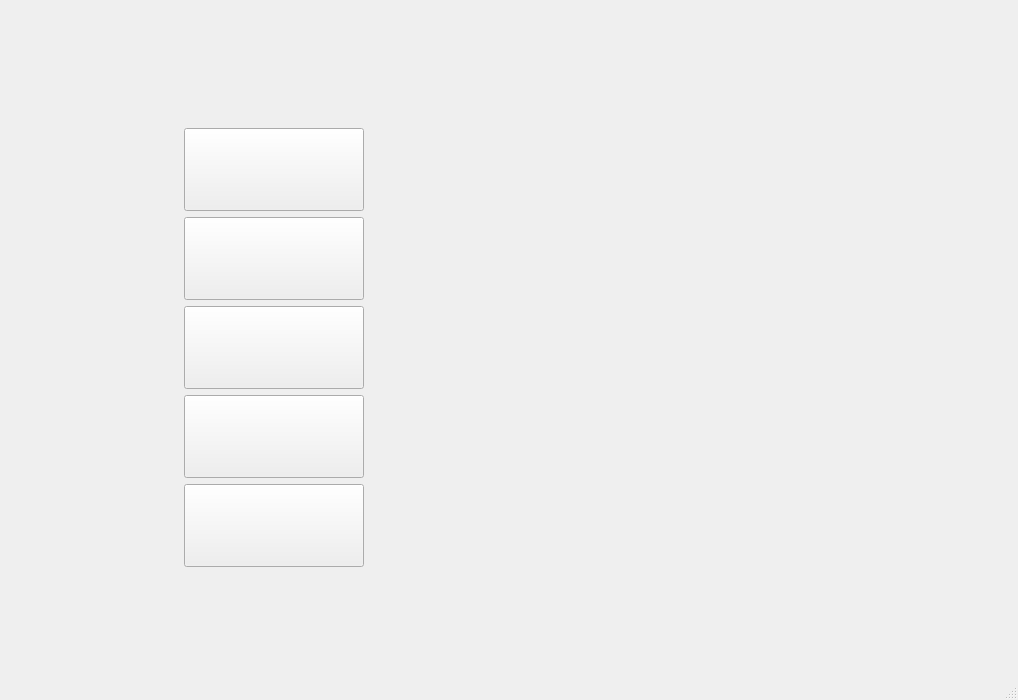
<?xml version="1.0" encoding="UTF-8"?>
<ui version="4.0">
 <class>WarGame</class>
 <widget class="QMainWindow" name="WarGame">
  <property name="geometry">
   <rect>
    <x>0</x>
    <y>0</y>
    <width>1018</width>
    <height>700</height>
   </rect>
  </property>
  <property name="windowTitle">
   <string>WarGame</string>
  </property>
  <widget class="QWidget" name="centralWidget">
   <layout class="QGridLayout" name="gridLayout">
    <item row="1" column="0">
     <spacer name="horizontalSpacer">
      <property name="orientation">
       <enum>Qt::Horizontal</enum>
      </property>
      <property name="sizeHint" stdset="0">
       <size>
        <width>380</width>
        <height>20</height>
       </size>
      </property>
     </spacer>
    </item>
    <item row="1" column="3">
     <spacer name="horizontalSpacer_2">
      <property name="orientation">
       <enum>Qt::Horizontal</enum>
      </property>
      <property name="sizeHint" stdset="0">
       <size>
        <width>850</width>
        <height>100</height>
       </size>
      </property>
     </spacer>
    </item>
    <item row="0" column="1" colspan="2">
     <spacer name="verticalSpacer_4">
      <property name="orientation">
       <enum>Qt::Vertical</enum>
      </property>
      <property name="sizeHint" stdset="0">
       <size>
        <width>20</width>
        <height>180</height>
       </size>
      </property>
     </spacer>
    </item>
    <item row="1" column="1" rowspan="2" colspan="2">
     <layout class="QVBoxLayout" name="verticalLayout">
      <item>
       <widget class="QPushButton" name="startButton">
        <property name="minimumSize">
         <size>
          <width>180</width>
          <height>83</height>
         </size>
        </property>
        <property name="maximumSize">
         <size>
          <width>180</width>
          <height>83</height>
         </size>
        </property>
        <property name="styleSheet">
         <string notr="true">border-image: url(:/image/startPage/res/image/startPage/startButton.png);</string>
        </property>
        <property name="text">
         <string/>
        </property>
       </widget>
      </item>
      <item>
       <spacer name="verticalSpacer">
        <property name="orientation">
         <enum>Qt::Vertical</enum>
        </property>
        <property name="sizeHint" stdset="0">
         <size>
          <width>20</width>
          <height>4</height>
         </size>
        </property>
       </spacer>
      </item>
      <item>
       <widget class="QPushButton" name="levelsButton">
        <property name="minimumSize">
         <size>
          <width>180</width>
          <height>83</height>
         </size>
        </property>
        <property name="maximumSize">
         <size>
          <width>180</width>
          <height>83</height>
         </size>
        </property>
        <property name="styleSheet">
         <string notr="true">border-image: url(:/image/startPage/res/image/startPage/levelsButton.png);</string>
        </property>
        <property name="text">
         <string/>
        </property>
       </widget>
      </item>
      <item>
       <spacer name="verticalSpacer_2">
        <property name="orientation">
         <enum>Qt::Vertical</enum>
        </property>
        <property name="sizeHint" stdset="0">
         <size>
          <width>20</width>
          <height>4</height>
         </size>
        </property>
       </spacer>
      </item>
      <item>
       <widget class="QPushButton" name="settingsButton">
        <property name="minimumSize">
         <size>
          <width>180</width>
          <height>83</height>
         </size>
        </property>
        <property name="maximumSize">
         <size>
          <width>180</width>
          <height>83</height>
         </size>
        </property>
        <property name="styleSheet">
         <string notr="true">border-image: url(:/image/startPage/res/image/startPage/settingsButton.png);</string>
        </property>
        <property name="text">
         <string/>
        </property>
       </widget>
      </item>
      <item>
       <spacer name="verticalSpacer_6">
        <property name="orientation">
         <enum>Qt::Vertical</enum>
        </property>
        <property name="sizeHint" stdset="0">
         <size>
          <width>20</width>
          <height>4</height>
         </size>
        </property>
       </spacer>
      </item>
      <item>
       <widget class="QPushButton" name="helpButton">
        <property name="minimumSize">
         <size>
          <width>180</width>
          <height>83</height>
         </size>
        </property>
        <property name="maximumSize">
         <size>
          <width>180</width>
          <height>83</height>
         </size>
        </property>
        <property name="styleSheet">
         <string notr="true">border-image: url(:/image/startPage/res/image/startPage/helpButton.png);</string>
        </property>
        <property name="text">
         <string/>
        </property>
       </widget>
      </item>
      <item>
       <spacer name="verticalSpacer_3">
        <property name="orientation">
         <enum>Qt::Vertical</enum>
        </property>
        <property name="sizeHint" stdset="0">
         <size>
          <width>20</width>
          <height>4</height>
         </size>
        </property>
       </spacer>
      </item>
      <item>
       <widget class="QPushButton" name="exitButton">
        <property name="minimumSize">
         <size>
          <width>180</width>
          <height>83</height>
         </size>
        </property>
        <property name="maximumSize">
         <size>
          <width>180</width>
          <height>83</height>
         </size>
        </property>
        <property name="styleSheet">
         <string notr="true">border-image: url(:/image/startPage/res/image/startPage/exitButton.png);</string>
        </property>
        <property name="text">
         <string/>
        </property>
       </widget>
      </item>
     </layout>
    </item>
    <item row="3" column="1">
     <spacer name="verticalSpacer_5">
      <property name="orientation">
       <enum>Qt::Vertical</enum>
      </property>
      <property name="sizeType">
       <enum>QSizePolicy::Fixed</enum>
      </property>
      <property name="sizeHint" stdset="0">
       <size>
        <width>20</width>
        <height>100</height>
       </size>
      </property>
     </spacer>
    </item>
   </layout>
  </widget>
  <widget class="QMenuBar" name="menuBar">
   <property name="geometry">
    <rect>
     <x>0</x>
     <y>0</y>
     <width>1018</width>
     <height>26</height>
    </rect>
   </property>
  </widget>
  <widget class="QStatusBar" name="statusBar"/>
 </widget>
 <layoutdefault spacing="6" margin="11"/>
 <resources/>
 <connections>
  <connection>
   <sender>exitButton</sender>
   <signal>released()</signal>
   <receiver>WarGame</receiver>
   <slot>close()</slot>
   <hints>
    <hint type="sourcelabel">
     <x>530</x>
     <y>616</y>
    </hint>
    <hint type="destinationlabel">
     <x>687</x>
     <y>656</y>
    </hint>
   </hints>
  </connection>
 </connections>
</ui>
